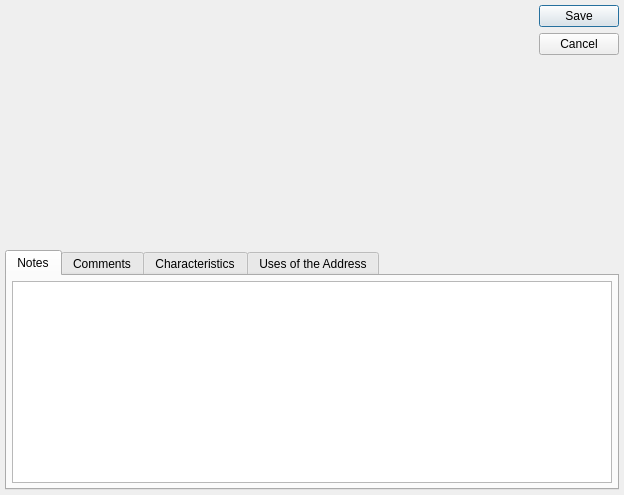
<?xml version="1.0" encoding="UTF-8"?>
<ui version="4.0">
 <comment>This file is part of the xTuple ERP: PostBooks Edition, a free and
open source Enterprise Resource Planning software suite,
Copyright (c) 1999-2019 by OpenMFG LLC, d/b/a xTuple.
It is licensed to you under the Common Public Attribution License
version 1.0, the full text of which (including xTuple-specific Exhibits)
is available at www.xtuple.com/CPAL.  By using this software, you agree
to be bound by its terms.</comment>
 <class>address</class>
 <widget class="QDialog" name="address">
  <property name="geometry">
   <rect>
    <x>0</x>
    <y>0</y>
    <width>624</width>
    <height>495</height>
   </rect>
  </property>
  <property name="windowTitle">
   <string>Address</string>
  </property>
  <layout class="QVBoxLayout">
   <item>
    <layout class="QHBoxLayout">
     <item>
      <widget class="AddressCluster" name="_addr">
       <property name="sizePolicy">
        <sizepolicy hsizetype="Preferred" vsizetype="Fixed">
         <horstretch>0</horstretch>
         <verstretch>0</verstretch>
        </sizepolicy>
       </property>
       <property name="activeVisible">
        <bool>true</bool>
       </property>
       <property name="listVisible" stdset="0">
        <bool>false</bool>
       </property>
      </widget>
     </item>
     <item>
      <spacer>
       <property name="orientation">
        <enum>Qt::Horizontal</enum>
       </property>
       <property name="sizeHint" stdset="0">
        <size>
         <width>0</width>
         <height>153</height>
        </size>
       </property>
      </spacer>
     </item>
     <item>
      <widget class="QDialogButtonBox" name="_buttonBox">
       <property name="orientation">
        <enum>Qt::Vertical</enum>
       </property>
       <property name="standardButtons">
        <set>QDialogButtonBox::Cancel|QDialogButtonBox::Save</set>
       </property>
      </widget>
     </item>
    </layout>
   </item>
   <item>
    <widget class="QTabWidget" name="_tab">
     <property name="currentIndex">
      <number>0</number>
     </property>
     <widget class="QWidget" name="_tabNotes">
      <attribute name="title">
       <string>Notes</string>
      </attribute>
      <layout class="QHBoxLayout">
       <item>
        <widget class="XTextEdit" name="_notes">
         <property name="spellEnable">
          <bool>true</bool>
         </property>
        </widget>
       </item>
      </layout>
     </widget>
     <widget class="QWidget" name="_tabComments">
      <attribute name="title">
       <string>Comments</string>
      </attribute>
      <layout class="QHBoxLayout">
       <item>
        <widget class="Comments" name="_comments">
         <property name="type">
          <enum>Comments::Address</enum>
         </property>
        </widget>
       </item>
      </layout>
     </widget>
     <widget class="QWidget" name="_tabCharacteristics">
      <attribute name="title">
       <string>Characteristics</string>
      </attribute>
      <layout class="QHBoxLayout">
       <item>
        <widget class="CharacteristicsWidget" name="_charass"/>
       </item>
      </layout>
     </widget>
     <widget class="QWidget" name="_tabUses">
      <attribute name="title">
       <string>Uses of the Address</string>
      </attribute>
      <layout class="QHBoxLayout">
       <item>
        <widget class="XTreeWidget" name="_uses"/>
       </item>
       <item>
        <layout class="QVBoxLayout">
         <property name="spacing">
          <number>0</number>
         </property>
         <item>
          <widget class="QPushButton" name="_editAddrUse">
           <property name="text">
            <string>Edit</string>
           </property>
          </widget>
         </item>
         <item>
          <widget class="QPushButton" name="_viewAddrUse">
           <property name="text">
            <string>View</string>
           </property>
          </widget>
         </item>
         <item>
          <spacer>
           <property name="orientation">
            <enum>Qt::Vertical</enum>
           </property>
           <property name="sizeHint" stdset="0">
            <size>
             <width>20</width>
             <height>40</height>
            </size>
           </property>
          </spacer>
         </item>
        </layout>
       </item>
      </layout>
     </widget>
    </widget>
   </item>
  </layout>
 </widget>
 <layoutdefault spacing="5" margin="5"/>
 <customwidgets>
  <customwidget>
   <class>AddressCluster</class>
   <extends>QWidget</extends>
   <header>addresscluster.h</header>
  </customwidget>
  <customwidget>
   <class>CharacteristicsWidget</class>
   <extends>QWidget</extends>
   <header>characteristicswidget.h</header>
  </customwidget>
  <customwidget>
   <class>Comments</class>
   <extends>QWidget</extends>
   <header>comments.h</header>
  </customwidget>
  <customwidget>
   <class>XTreeWidget</class>
   <extends>QTreeWidget</extends>
   <header>xtreewidget.h</header>
   <container>1</container>
  </customwidget>
  <customwidget>
   <class>XTextEdit</class>
   <extends>QTextEdit</extends>
   <header>xtextedit.h</header>
  </customwidget>
 </customwidgets>
 <tabstops>
  <tabstop>_tab</tabstop>
  <tabstop>_charass</tabstop>
  <tabstop>_uses</tabstop>
  <tabstop>_editAddrUse</tabstop>
  <tabstop>_notes</tabstop>
 </tabstops>
 <resources/>
 <connections/>
</ui>
